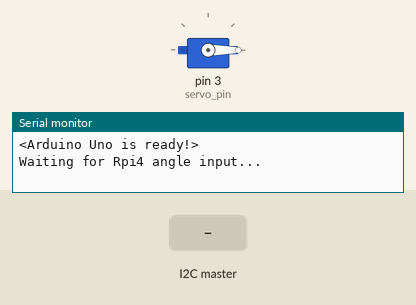
Bench run of a sketch on a simulated Arduino Uno, built with avr-gcc and run on an emulated ATmega328P. Parts: servo, the last lines printed to the serial monitor. Inputs (shaded band) come from the test bench.

Above: at 1.2 s.
1.3 s: the I2C master sends the byte 90
At 1.9 s:
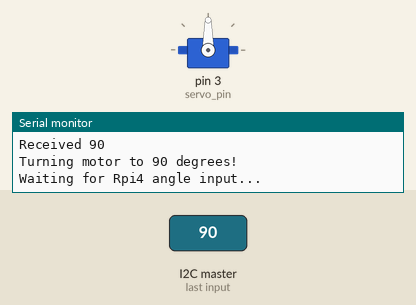
2.8 s: the I2C master sends the byte 200
At 3.6 s:
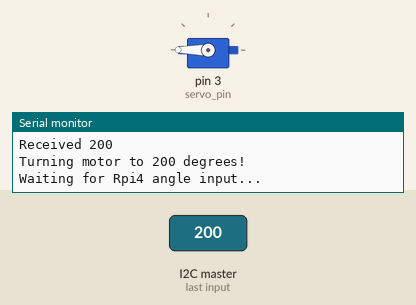
4.3 s: the I2C master sends the byte 0
At 5.4 s:
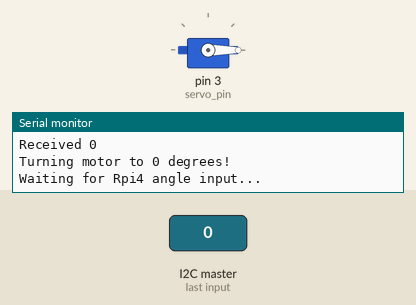
Timing chart, 0 to 7.3 s (numbered marks = the images above; inputs shaded):
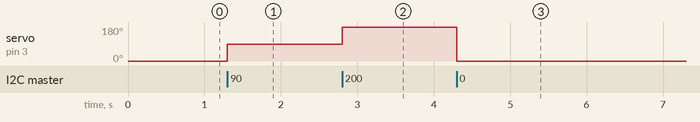

Measured:
- after the input at 1.3 s, servo on pin 3 (servo_pin): 0° → 90° at once
- after the input at 2.8 s, servo on pin 3 (servo_pin): 90° → 180° at once
- after the input at 4.3 s, servo on pin 3 (servo_pin): 180° → 0° at once

The sketch:

I2C_Test_Code_Arduino.ino
```cpp
/*
   Author: AJ Singh
   Date: Fri, June 26, 2020
   IDE V1.6.9
   Function: Code for I2C connection between Rpi4 and Arduino
*/

#include <Wire.h>
#include <Servo.h>

Servo my_servo; // Initializing servo object
#define servo_pin  3 // Arduino pin for servo

int start_pos = 0;
const int t=200; // Delay time in milliseconds


void setup() {
  Wire.begin(0x7E); // Join I2C bus as *slave* with address 7E
  Wire.onReceive(receiveEvent); // Specifying call function when Arduino receives data

  Serial.begin(9600); // Initializing serial monitor @9600baud
  Serial.println("<Arduino Uno is ready!>");
  Serial.println("Waiting for Rpi4 angle input...");

  my_servo.attach(servo_pin);
  my_servo.write(start_pos); // Reset servo to starting angle

}

void loop() {
  delay(t);
}

//Function to rotate servo motor based
//on data received from the Rpi4
void receiveEvent(int howMany) {

  while (Wire.available()) {

    int c = Wire.read(); // Receive byte data as an *integer* (can change)
    Serial.print("Received ");
    Serial.println(c);

    Serial.print("Turning motor to ");
    Serial.print(c);
    Serial.println(" degrees!");
    Serial.println();

    my_servo.write(c);
    delay(t);

    Serial.println("Waiting for Rpi4 angle input...");

  }
}
```
